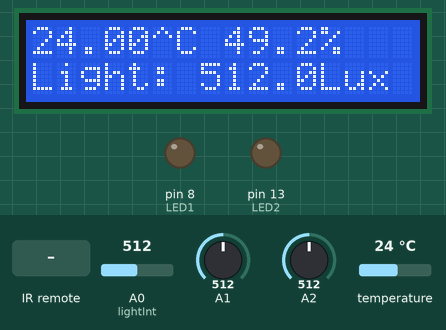
Bench run of a sketch on a simulated Arduino Uno, built with avr-gcc and run on an emulated ATmega328P. On the bench: 16×2 character LCD, output pins drawn as LEDs (lit = HIGH). Inputs (shaded band) come from the test bench; at power-on: temperature 24 °C, A0 (lightInt) = 512, A1 = 512, A2 = 512. What the sketch prints to the serial monitor is not drawn.

Above: at 1.2 s.
1.3 s: infrared code 0x38863BE0 received
At 3.5 s:
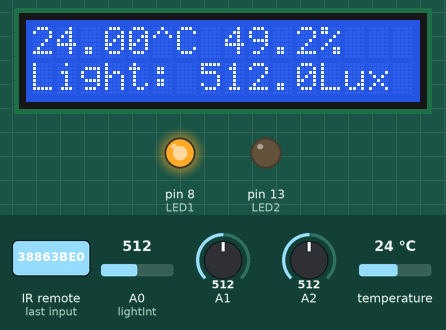
3.9 s: infrared code 0x38863BD0 received
At 6.2 s:
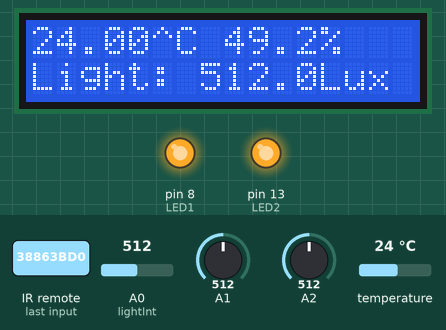
6.5 s: temperature set to 12 °C
At 8.4 s:
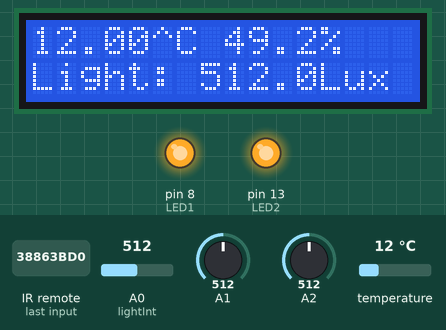
9.2 s: A0 (lightInt) set to 716
At 11.2 s:
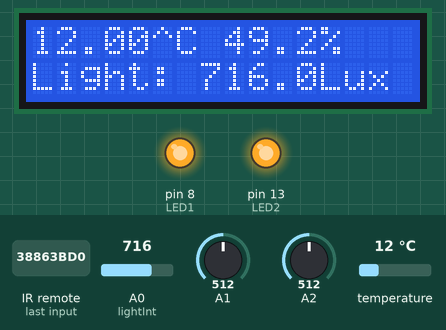
11.9 s: A1 set to 716
At 14.0 s:
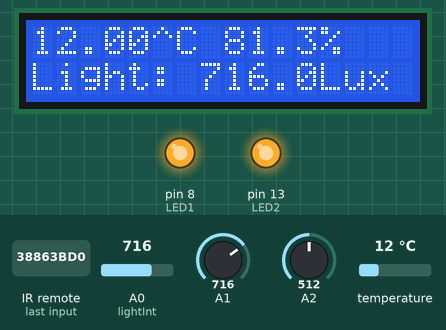
14.5 s: infrared code 0x38863BE0 received
At 16.5 s:
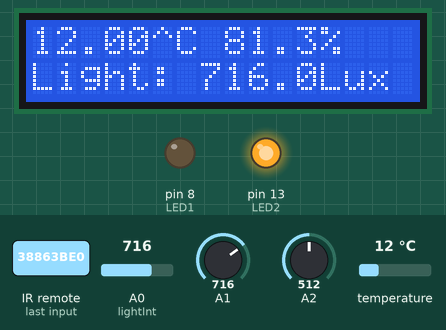
Timing chart, 0 to 18.0 s (numbered marks = the images above; inputs shaded):
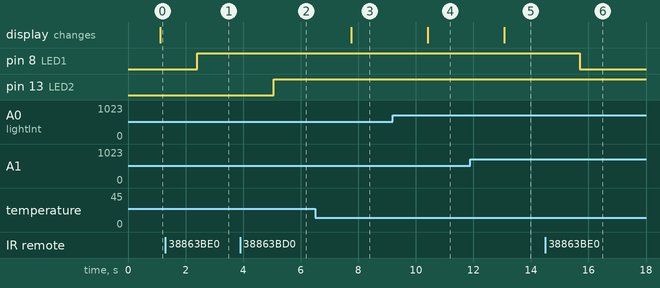

The sketch:

custom21.ino
```cpp
#include <IRremote.h>
//#include <IRremoteInt.h>


#include <OneWire.h>

// include the library code:
#include <LiquidCrystal.h>


int IRpin = 6;  // pin for the IR sensor
int LED1 = 8;// LED pin
int LED2 = 13;
IRrecv irrecv(IRpin);
decode_results results;
int led1States = 0;
int led2States = 0;

boolean LEDon = true; // initializing LEDon as true


// OneWire DS18S20, DS18B20, DS1822 Temperature Example
//
// http://www.pjrc.com/teensy/td_libs_OneWire.html
//
// The DallasTemperature library can do all this work for you!
// http://milesburton.com/Dallas_Temperature_Control_Library

OneWire  ds(9);  // on pin 10 (a 4.7K resistor is necessary)

// initialize the library with the numbers of the interface pins
LiquidCrystal lcd(12, 11, 2, 3, 4, 5);

void setup(void) {
  Serial.begin(9600);
  lcd.begin(16, 2);
  irrecv.enableIRIn(); // Start the receiver
  pinMode(LED1, OUTPUT);
  pinMode(LED2, OUTPUT);
}

void loop(void) {

   byte i;
  byte present = 0;
  byte type_s;
  byte data[12];
  byte addr[8];
  float celsius, fahrenheit;

  if ( !ds.search(addr)) {

    ds.reset_search();
    delay(250);
    return;
  }

  if (OneWire::crc8(addr, 7) != addr[7]) {
      //Serial.println("CRC is not valid!");
      return;
  }


  ds.reset();
  ds.select(addr);
  ds.write(0x44, 1);        // start conversion, with parasite power on at the end

  delay(1000);     // maybe 750ms is enough, maybe not
  // we might do a ds.depower() here, but the reset will take care of it.

  present = ds.reset();
  ds.select(addr);
  ds.write(0xBE);         // Read Scratchpad

  //Serial.print("  Data = ");
  //Serial.print(present, HEX);
  //Serial.print(" ");
  for ( i = 0; i < 9; i++) {           // we need 9 bytes
    data[i] = ds.read();
    //Serial.print(data[i], HEX);
    //Serial.print(" ");
  }
  //Serial.print(" CRC=");
  //Serial.print(OneWire::crc8(data, 8), HEX);
  //Serial.println();

  // Convert the data to actual temperature
  // because the result is a 16 bit signed integer, it should
  // be stored to an "int16_t" type, which is always 16 bits
  // even when compiled on a 32 bit processor.
  int16_t raw = (data[1] << 8) | data[0];
  if (type_s) {
    raw = raw << 3; // 9 bit resolution default
    if (data[7] == 0x10) {
      // "count remain" gives full 12 bit resolution
      raw = (raw & 0xFFF0) + 12 - data[6];
    }
  } else {
    byte cfg = (data[4] & 0x60);
    // at lower res, the low bits are undefined, so let's zero them
    if (cfg == 0x00) raw = raw & ~7;  // 9 bit resolution, 93.75 ms
    else if (cfg == 0x20) raw = raw & ~3; // 10 bit res, 187.5 ms
    else if (cfg == 0x40) raw = raw & ~1; // 11 bit res, 375 ms
    //// default is 12 bit resolution, 750 ms conversion time
  }
  celsius = (float)raw / 16.0;

  Serial.print("Temperature: ");
  Serial.print(celsius);
  Serial.println(" Celcius");

                          if (irrecv.decode(&results))
    {

      irrecv.resume();   // Receive the next value
    }

  Serial.println(results.value);

   //if (results.value == 948321234)  // this is where you put in your IR remote button #
   switch (results.value){
      case 948321248: //when you press the Forward button
       //this if/else statement makes sure that LED is ON or OFF before move to the next LED
       if(led1States==0){
          digitalWrite(LED1, HIGH);
          led1States=1;
       } else if(led1States==1) {
          digitalWrite(LED1, LOW);
          led1States=0;
       }
       results.value = 12345;
       delay(10);
       break;

       case 948321232: //when you press the Forward button
       //this if/else statement makes sure that LED is ON or OFF before move to the next LED
       if(led2States==0){
          digitalWrite(LED2, HIGH);
          led2States=1;
       } else if(led2States==1) {
          digitalWrite(LED2, LOW);
          led2States=0;
       }
       results.value = 12345;
       delay(10);
       break;

       default:
        Serial.println();
   }


   float humidity;
   humIdity(humidity);

   Serial.print("Humidity: ");
   Serial.print(humidity);
   Serial.println(" %");


  float light;
  lightInt(light);

  Serial.print("Light: ");
  Serial.print(light);
  Serial.println(" Lumens");

  float temperature;
  tempVal(temperature);

  Serial.print("Temp-2: ");
  Serial.print(temperature);
  Serial.println(" Celcius");


  // Print a message to the LCD.
  lcd.setCursor(0,0);
  lcd.print(celsius);
  lcd.setCursor(5,0);
  lcd.print("^C");

  lcd.setCursor(8,0);
  lcd.print(humidity);
  lcd.setCursor(12,0);
  lcd.print("%");

  lcd.setCursor(0,1);
  lcd.print("Light:");
  lcd.setCursor(7,1);
  lcd.print(light);
  lcd.setCursor(12,1);
  lcd.print("Lux");

}

void humIdity(float &humidity){
    int humValue = analogRead(A1);
    int voltage = ((humValue*5.0)/1023.0);
    humidity= (3.71*pow(voltage,3))-(20.65*pow(voltage,2))+(64.81*voltage)-27.44;
    //Serial.print("Humidity: ");
    //Serial.print(humidity);
    //Serial.println(" %");
}

void lightInt(float &light){
    int lightValue = analogRead(A0);
    //int voltage = ((humValue*5.0)/1023.0);
    light = lightValue; //(3.71*pow(voltage,3))-(20.65*pow(voltage,2))+(64.81*voltage)-27.44;
    //Serial.print("Humidity: ");
    //Serial.print(humidity);
    //Serial.println(" %");
}

void tempVal(float &temperature){
    int tempValue = analogRead(A2);
    int voltage_temp = ((tempValue*5.0)/1023.0); // convert analog value to voltage
    //equation for temperature
    temperature=(5.26*pow(voltage_temp,3))-(27.34*pow(voltage_temp,2))+(68.87*voltage_temp)-17.81;
    //Serial.print("Humidity: ");
    //Serial.print(humidity);
    //Serial.println(" %");
}
```

Measured:
- after the input at 1.3 s, pin 8 (LED1): LOW → HIGH after 1.1 s
- after the input at 3.9 s, pin 13 (LED2): LOW → HIGH after 1.2 s
- after the input at 6.5 s, the display: changes after 1.3 s (image 3)
- after the input at 9.2 s, the display: changes after 1.2 s (image 4)
- after the input at 11.9 s, the display: changes after 1.2 s (image 5)
- after the input at 14.5 s, pin 8 (LED1): HIGH → LOW after 1.2 s
